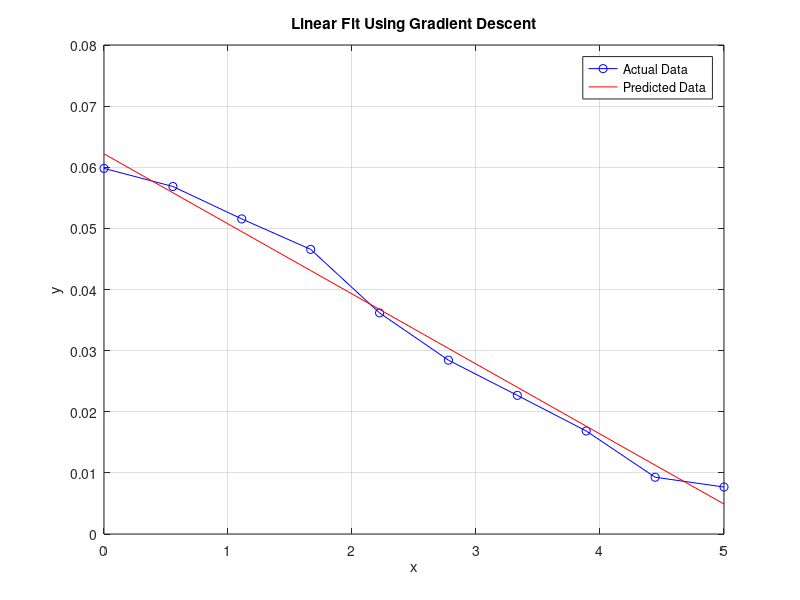

Write the MATLAB code that produced this figure.
%% Problem 1: Linear Fit
%% Jake Kremer

clc; clear; close all;

% Seed for reproducibility
rng(42);

% Generate data
x_generated = linspace(0, 5, 10)';
n_true = 0.06;
a_true = 0.25;
m_true = 0.57;
b_true = 0.11;
noise = 0.001 * randn(size(x_generated)); % Gaussian noise
y_generated = n_true * exp(-a_true * (m_true * x_generated + b_true).^2) + noise;

% Hyperparameters
epochs = 130;
learning_rate = 0.1;

% Initialize parameters
m = rand(); % Initial guess for slope
b = rand(); % Initial guess for intercept

% Gradient descent loop
N = length(x_generated);
for epoch = 1:epochs
    % Predicted values
    y_pred = m * x_generated + b;
    
    % Gradients
    dL_dm = -(2/N) * sum(x_generated .* (y_generated - y_pred));
    dL_db = -(2/N) * sum(y_generated - y_pred);
    
    % Parameter updates
    m = m - learning_rate * dL_dm;
    b = b - learning_rate * dL_db;

    % Compute loss (Mean Squared Error)
    loss = (1/N) * sum((y_generated - y_pred).^2);

    % (Optional) Print loss every 1000 epochs
    if mod(epoch, 10) == 0
        fprintf('Epoch %d, Loss: %.6f\n', epoch, loss);
    end
end

% Display optimized parameters
fprintf('Optimized m: %.4f\n', m);
fprintf('Optimized b: %.4f\n', b);

% Plot results
figure;
plot(x_generated, y_generated, 'bo-', 'DisplayName', 'Actual Data');
hold on;
plot(x_generated, m * x_generated + b, 'r-', 'DisplayName', 'Predicted Data');
legend();
xlabel('x');
ylabel('y');
title('Linear Fit Using Gradient Descent');
grid on;
